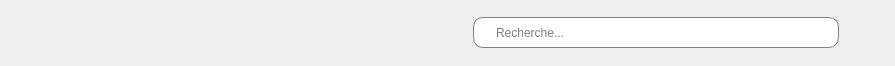
           <widget class="QWidget" name="header_widget" native="true">
            <property name="minimumSize">
             <size>
              <width>895</width>
              <height>66</height>
             </size>
            </property>
            <property name="maximumSize">
             <size>
              <width>16777215</width>
              <height>66</height>
             </size>
            </property>
            <layout class="QHBoxLayout" name="horizontalLayout_5">
             <property name="spacing">
              <number>0</number>
             </property>
             <property name="leftMargin">
              <number>0</number>
             </property>
             <property name="topMargin">
              <number>0</number>
             </property>
             <property name="rightMargin">
              <number>0</number>
             </property>
             <property name="bottomMargin">
              <number>0</number>
             </property>
             <item>
              <layout class="QHBoxLayout" name="horizontalLayout_4">
               <property name="spacing">
                <number>10</number>
               </property>
               <property name="topMargin">
                <number>5</number>
               </property>
               <property name="bottomMargin">
                <number>15</number>
               </property>
               <item>
                <layout class="QVBoxLayout" name="verticalLayout_15">
                 <property name="spacing">
                  <number>0</number>
                 </property>
                </layout>
               </item>
              </layout>
             </item>
             <item>
              <widget class="QPushButton" name="pushButton">
               <property name="styleSheet">
                <string notr="true">border:none;</string>
               </property>
               <property name="text">
                <string/>
               </property>
               <property name="icon">
                <iconset resource="ressources.qrc">
                 <normaloff>:/icones/menu.png</normaloff>:/icones/menu.png</iconset>
               </property>
               <property name="iconSize">
                <size>
                 <width>29</width>
                 <height>35</height>
                </size>
               </property>
               <property name="checkable">
                <bool>true</bool>
               </property>
              </widget>
             </item>
             <item>
              <spacer name="horizontalSpacer_3">
               <property name="orientation">
                <enum>Qt::Orientation::Horizontal</enum>
               </property>
               <property name="sizeHint" stdset="0">
                <size>
                 <width>358</width>
                 <height>20</height>
                </size>
               </property>
              </spacer>
             </item>
             <item>
              <widget class="QWidget" name="" native="true">
               <layout class="QHBoxLayout" name="horizontalLayout_3">
                <property name="rightMargin">
                 <number>10</number>
                </property>
                <item>
                 <widget class="QLineEdit" name="lineEdit">
                  <property name="minimumSize">
                   <size>
                    <width>0</width>
                    <height>31</height>
                   </size>
                  </property>
                  <property name="maximumSize">
                   <size>
                    <width>16777215</width>
                    <height>31</height>
                   </size>
                  </property>
                  <property name="styleSheet">
                   <string notr="true">QLineEdit{
	padding-left: 20px;
	border: 1px solid gray;
	border-radius:10px
}</string>
                  </property>
                  <property name="placeholderText">
                   <string>Recherche...</string>
                  </property>
                 </widget>
                </item>
                <item>
                 <widget class="QLabel" name="label_6">
                  <property name="minimumSize">
                   <size>
                    <width>40</width>
                    <height>40</height>
                   </size>
                  </property>
                  <property name="maximumSize">
                   <size>
                    <width>40</width>
                    <height>40</height>
                   </size>
                  </property>
                  <property name="text">
                   <string/>
                  </property>
                  <property name="pixmap">
                   <pixmap resource="ressources.qrc">:/icones/profile.png</pixmap>
                  </property>
                  <property name="scaledContents">
                   <bool>true</bool>
                  </property>
                 </widget>
                </item>
               </layout>
              </widget>
             </item>
            </layout>
           </widget>
